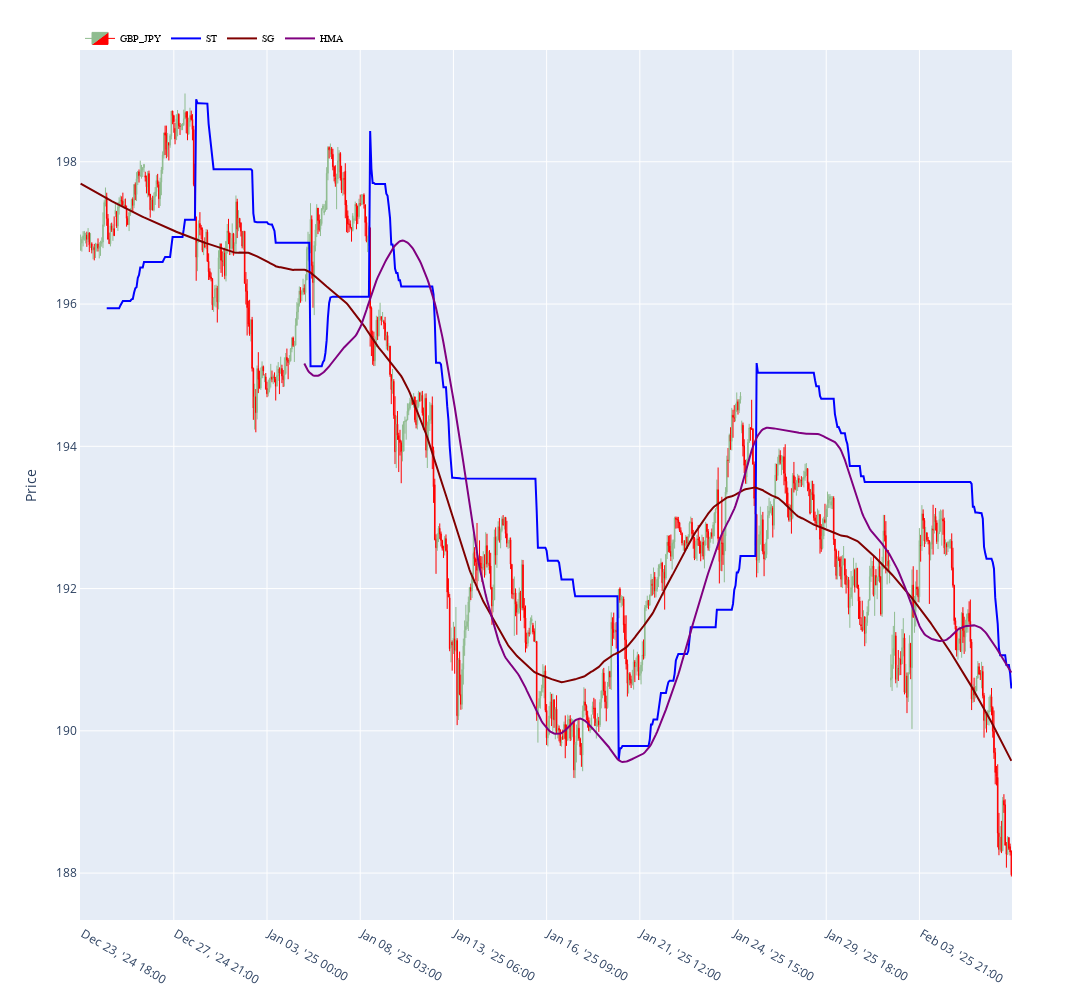

This figure's notebook cell:
### Code cell
gz = Galgoz()
df_plot = data.iloc[-750:].copy()
indicators = gz.indicators(
    SuperTrend(df_plot, atr_period=21, multiplier=6), 
    SG(df_plot, line_color="maroon"),
    HMA(df_plot, line_color="purple")
#    Hline(df_plot, yvalue=50), 
#    QQE(df_plot, length=8, smooth=5, factor=1.618)
    )
fig = gz.plot_candles(df_plot, instrument=gz.instrument, indicators=indicators, show=False)
fig.show()

### Figure 1 — Plotly figure (JSON) as saved in the notebook; plotly's stock layout.template omitted (floating-point values rounded to 4 significant figures; data arrays with more than 128 entries replaced by an {"elided": "..."} marker saying what was removed)
{"data": [{"close": {"elided": "750 float values"}, "decreasing": {"fillcolor": "red", "line": {"color": "red"}}, "high": {"elided": "750 float values"}, "hoverinfo": "y+x", "increasing": {"fillcolor": "darkseagreen", "line": {"color": "darkseagreen"}}, "line": {"width": 1}, "low": {"elided": "750 float values"}, "name": "GBP_JPY", "opacity": 1, "open": {"elided": "750 float values"}, "showlegend": true, "type": "candlestick", "x": {"elided": "750 str values"}, "xaxis": "x", "yaxis": "y"}, {"hoverinfo": "y+x", "line": {"color": "blue", "width": 2}, "marker": {"color": "blue", "size": 5, "symbol": "circle"}, "mode": "lines", "name": "ST", "type": "scatter", "x": {"elided": "750 str values"}, "xaxis": "x", "y": {"elided": "750 float values"}, "yaxis": "y"}, {"hoverinfo": "y+x", "line": {"color": "maroon", "width": 2}, "marker": {"color": "blue", "size": 5, "symbol": "circle"}, "mode": "lines", "name": "SG", "type": "scatter", "x": {"elided": "750 str values"}, "xaxis": "x", "y": {"elided": "750 float values"}, "yaxis": "y"}, {"hoverinfo": "y+x", "line": {"color": "purple", "width": 2}, "marker": {"color": "blue", "size": 5, "symbol": "circle"}, "mode": "lines", "name": "HMA", "type": "scatter", "x": {"elided": "750 str values"}, "xaxis": "x", "y": {"elided": "750 float values"}, "yaxis": "y"}], "layout": {"height": 1000, "hoverlabel": {"bgcolor": "rgba(255,255,255,0.5)"}, "hovermode": "x unified", "legend": {"bgcolor": "rgba(255,255,255,0)", "font": {"color": "black", "family": "sans-serif", "size": 10}, "orientation": "h", "traceorder": "normal", "x": 0, "y": 1.03}, "margin": {"b": 20, "t": 50}, "width": 2000, "xaxis": {"anchor": "y", "domain": [0, 1], "matches": "x", "rangeslider": {"visible": false}, "showline": true, "showspikes": true, "spikecolor": "green", "spikemode": "across", "spikesnap": "cursor", "tickvals": [" Dec 23, '24 18:00", " Dec 27, '24 21:00", " Jan 03, '25 00:00", " Jan 08, '25 03:00", " Jan 13, '25 06:00", " Jan 16, '25 09:00", " Jan 21, '25 12:00", " Jan 24, '25 15:00", " Jan 29, '25 18:00", " Feb 03, '25 21:00"]}, "yaxis": {"anchor": "x", "domain": [0, 1], "showline": true, "showspikes": true, "showticklabels": true, "spikecolor": "green", "spikemode": "across", "spikesnap": "cursor", "title": {"text": "Price"}}}}
